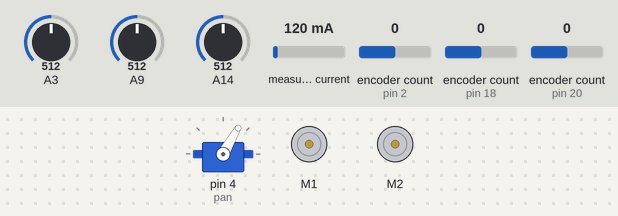
A sketch run on a simulated Arduino Mega 2560, built with avr-gcc and run on an emulated ATmega2560. Shown: servo, 2 × DC motor (green arrow = forward, orange = backward, longer = faster). The inputs (shaded band) are chosen by the test bench; at power-on: A14 = 512, A3 = 512, A9 = 512, measured current 120 mA, encoder count (sensors on pin 2, pin 18, pin 20) 0.

Above: at 1.4 s.
1.5 s: A14 set to 110
At 3.9 s:
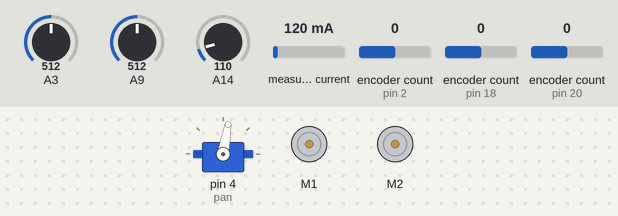
5.2 s: A14 set to 177
At 8.4 s:
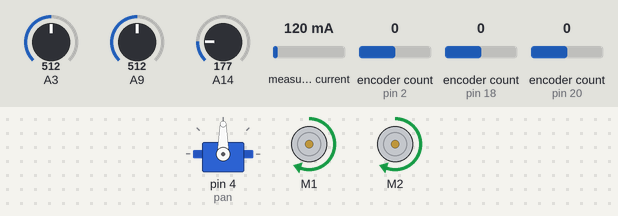
8.9 s: A14 set to 197
Timing chart, 0 to 11.9 s (numbered marks = the images above; inputs shaded):
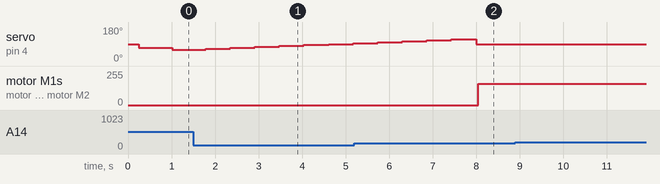

The sketch:

Dec4_Jackie_Plot.ino
```cpp
//Created Conor Lyman 10 June 2015
//Last Update: 4 December 2015
/*Program has robot drive until it approaches object, then turn and continue driving.
Information is sent over Xbee and plotted in MATLAB or Python */

#include "DualVNH5019MotorShield.h"
#include "Encoder.h"
#include <Servo.h>
#include "RunningMedian.h"
#include <Wire.h>
#include <Adafruit_INA219.h>

#define ARRAY_SIZE 57 // Size of arrays that store IR sensor data

// Strings to send over XBee
String index; //Indicates whether robot is moving straight or turning
String dist;
String encoder1;
String encoder2;
String encoder3;
String turn; //Data readings are converted to strings when sent over Xbee
String voltsSolar; //Stores voltage reading of solar panel
String voltsThermo;
String Servoangle; //Stores angle of pan servo
String time;

Servo pan;
Encoder enc1(2,3); //motor 1 encoder pins
Encoder enc2(18,19); //motor 2 encoder pins
Encoder enc3(20,21); //motor 3 encoder pins
DualVNH5019MotorShield md(22, 23, 24, A7, 28, 26, 25, A8); //pin assignments: (INA1, INB1, EN1DIAG1, CS1, INA2, INB2, EN2DIAG2, CS2)
RunningMedian readings = RunningMedian(5); //Define that taking 5 readings
Adafruit_INA219 ina219; //Current sensor

int i = 0;
int j = 0;

// IR sensor
float distances[ARRAY_SIZE] = {4, 5.19666666666667, 6.25666666666667, 7.22333333333333, 8.22333333333333, 9.19333333333333, 10.2133333333333, 11.2133333333333, 12.2133333333333, 13.1733333333333, 14.2133333333333, 15.2333333333333, 16.2333333333333, 17.2166666666667, 18.2033333333333, 19.2, 20.25,  21.2666666666667, 22.2066666666667, 23.2133333333333, 24.1966666666667, 25.24,  26.2066666666667, 27.2, 28.16,  29.2033333333333, 30.21,  31.2333333333333, 32.19,  33.19,  34.2, 35.2266666666667, 36.25,  37.21,  38.2266666666667, 39.165, 40.24,  41.21,  42.2033333333333, 43.19,  44.2233333333333, 45.25,  46.2366666666667, 47.2366666666667, 48.2066666666667, 49.2, 50.25,  51.2733333333333, 52.2233333333333, 53.2466666666667, 54.2033333333333, 55.2566666666667, 56.24,  57.24,  58.2066666666667, 59.2166666666667, 60.26};
float voltages[ARRAY_SIZE] = {3.58666666666667,  2.92666666666667, 2.52, 2.27333333333333, 2.03666666666667, 1.86333333333333, 1.73666666666667, 1.61666666666667, 1.53333333333333, 1.46333333333333, 1.40333333333333, 1.32666666666667, 1.28666666666667, 1.24333333333333, 1.21, 1.17, 1.15, 1.11333333333333, 1.09, 1.06333333333333, 1.04333333333333, 1.02666666666667, 1.01, 0.983333333333333,  0.97, 0.96, 0.94, 0.93, 0.91, 0.903333333333333,  0.893333333333333,  0.883333333333333,  0.87, 0.86, 0.85, 0.84, 0.84, 0.83, 0.813333333333333,  0.816666666666667,  0.8,  0.8,  0.796666666666667,  0.79, 0.783333333333333,  0.78, 0.776666666666667,  0.77, 0.766666666666667,  0.76, 0.763333333333333,  0.756666666666667,  0.75, 0.75, 0.74, 0.74, 0.74};
float distanceToObject = 0; //stores distance to an object as read by the IR sensor
float m;
float reading = 0;
float median = 0;

// Encoders
float enc1SCount = 0; // encPos1 - oldCount1. Gives distance travelled since last reading
float enc2SCount = 0;
float enc3SCount = 0;
float enc1TCount = 0; // Encoder counts when robot is turning
float enc2TCount = 0;
float enc3TCount = 0;
float encTotalTCount = 0; // Average of three encoder readings when turning
float angleTurned = 0; // Angle robot has turned based on encTotalTCount
int oldCount1 = 0; // Previous encoder count when driving straight
int oldCount2 = 0;
int oldCount3 = 0;
int encPos1; // Reading of encoders
int encPos2;
int encPos3;

// Speeds
int turnSpeed = 250; // Turning speed
int straightSpeed = 100; // Straight driving speed

// Panning
int pos_pan = 90; // Starting position of pan (90 degrees is straight)
float pan_angle; // Stores pan angle
int servoTurn = 0; // Variable to tell servo which direction to pan in

// Turning
float isObstacle = 0;
int countsDegree = 120; // Encoder counts per degree
int turnAngle = 90 * countsDegree; // Counts in 90 degrees

// Energy harvesting/monitoring
float voltageSolar = 0; // Measured voltage from solar panel.
float current_mA = 0; //stores current reading from sensor for 5V
float M1Current = 0; //Motor 1 current
float M2Current = 0; //Motor 2 current

void setup() {
  pan.attach(4);
  pan.write(pos_pan); //begin pointing straight
  pan_angle = pan.read(); //pan starts at 90 degrees
  Serial3.begin(38400);
  md.init();
  delay(200);
  enc1.write(0);
  enc2.write(0);
  enc3.write(0);
  uint32_t currentFrequency; //current sensor initialization
  ina219.begin();
  ina219.setCalibration_32V_1A();
}

void loop() {
  time = String(long(millis())); //begin timing
  dynamicPan();
  if (distanceToObject > 20 || distanceToObject < 4) {
    driveStraight();
  }
  else if (distanceToObject <= 20 && distanceToObject >= 4) {
    brake();
    stationaryPan();
    if (isObstacle == 1) { robotTurn(); }
    delay(200);
    distanceSense();
  }
  stopIfFault();
}


void driveStraight() { //only sends encoder counts traversed since last data reading.
  md.setM1Speed(-straightSpeed);
  md.setM2Speed(straightSpeed);
  delay(50);
  encPos1 = abs(enc1.read());
  encPos2 = abs(enc2.read());
  encPos3 = abs(enc3.read());
  enc1SCount = encPos1 - oldCount1;
  enc2SCount = encPos2 - oldCount2;
  enc3SCount = encPos3 - oldCount3;
  oldCount1 = encPos1;
  oldCount2 = encPos2;
  oldCount3 = encPos3;
  delay(50);
  data(1); //(1) indicates straight motion in data
}


void brake() { //must read encoders in brake function to account for encoder counts while slowing down.
  md.setM1Brake(400);
  md.setM2Brake(400);
  encPos1 = abs(enc1.read());
  encPos2 = abs(enc2.read());
  encPos3 = abs(enc3.read());
  enc1SCount = encPos1 - oldCount1;
  enc2SCount = encPos2 - oldCount2;
  enc3SCount = encPos3 - oldCount3;
  time = String(long(millis())); //continue reading time when stationary panning.
  data(0); //(0) indicates robot is stationary.
  enc1.write(0); //reset encoders for next motion.
  enc2.write(0);
  enc3.write(0);
  enc1SCount = 0;
  enc2SCount = 0;
  enc3SCount = 0;
  oldCount1 = 0;
  oldCount2 = 0;
  oldCount3 = 0;
  delay(500);
}


void robotTurn() {
  pos_pan = 90;
  pan.write(pos_pan); //reset pan position
  delay(50);
  pan.detach(); //servo was moving during turning unless detached
  servoTurn = 0;
  while (encTotalTCount < turnAngle) {
    time = String(long(millis()));
    md.setM1Speed(turnSpeed);
    md.setM2Speed(turnSpeed);
    enc1TCount = abs(enc1.read());
    enc2TCount = abs(enc2.read());
    encTotalTCount = (enc1TCount + enc2TCount) / 2;
  }
  md.setM1Brake(400);
  md.setM2Brake(400);
  data(3);
  enc1.write(0);
  enc2.write(0);
  enc3.write(0);
  encTotalTCount = 0;
}


void dynamicPan() { //panning while driving
  delay(50);
  if (pan.attached() == false) { //if the servo has been detached (from turning), reattach it
    pan.attach(4);
    delay(50);
  }
  if (servoTurn == 0) { //0 indicates panning to robot's left
    pos_pan -= 20; //pan by increments of 15 degrees to the left
    pan.write(pos_pan);
    pan_angle = pan.read();
    delay(50);
    distanceSense();
    if (pos_pan == 70) { servoTurn = 1; } //begin panning to the right when pan angle reaches 70 degrees
  }
  else if (servoTurn == 1) { //1 indicates panning to robot's right
    pos_pan += 20; //pan by increments of 15 degrees to the right.
    pan.write(pos_pan);
    pan_angle = pan.read();
    delay(50);
    distanceSense();
    if (pos_pan == 110) { servoTurn = 0; } //begin panning to the left when pan angle reaches 110 degrees
  }
}


void stationaryPan() { //panning while robot is stationary
  median = 0;
  isObstacle = 0;
  if (pan.attached() == false) {
    pan.attach(4);
    delay(50);
  }
  for (pos_pan = 60; pos_pan < 120; pos_pan = pos_pan + 5) { //pan by increments of 5 degrees.
    pan.write(pos_pan);
    pan_angle = pan.read();
    delay(100);
    while(j < 5) //take 5 distance readings and store them in array "readings"
    {
      distanceSense();
      readings.add(distanceToObject);
      j++;
      if(j == 5) //once 5 distance readings are taken, find the median of the 5 readings.
      {
        median = readings.getMedian();
        if (median < 20 && median > 4 && isObstacle == 0) { isObstacle = 1; }
        distanceToObject = median;
        time = String(long(millis())); //continue reading time when stationary panning.
        data(2); //(2) indicates stationary panning.
        readings.clear(); //reset "readings" array.
      }
    }
    j = 0; //reset counter
    delay(100);
    }
    pos_pan = 90;
}


void distanceSense() {
  reading = analogRead(A14);
  delay(50);
  reading = reading * 5 / 1024; //convert reading to a voltage between 0 and 5
  if (reading < 0.9 || reading > 3.8) {
    distanceToObject = 0;
    return;
  }
  delay(50);
  for (i = 0; i <= ARRAY_SIZE; i++){
    if (reading >= voltages[i] && i > 0) {
      m = (distances[i] - distances[i-1]) / (voltages[i] - voltages[i-1]); // inverse of slope of linear interpolation line
      distanceToObject = (m)*reading - (m)*voltages[i-1] + distances[i-1];
      distanceToObject = float(distanceToObject);
      break;
    }
  }
  if (reading > voltages[i] && i == ARRAY_SIZE) {
    Serial3.println("Something went wrong!!!");
  }
  i = 0;
}


void data(int motParam) {

  // Read voltage of solar panel
  int solarSensorValue = analogRead(A3);
  float voltageSolar = solarSensorValue * (5.0 / 1023.0);
  voltsSolar = String(float(voltageSolar),4);
  int thermoSensorValue = analogRead(A9);
  float voltageThermo = thermoSensorValue * (5.0 / 1023.0);
  voltsThermo = String(float(voltageThermo),4);

  //Current reading
  current_mA = ina219.getCurrent_mA();
  String current = String(float(current_mA), 4);
  M1Current = md.getM1CurrentMilliamps();
  M2Current = md.getM2CurrentMilliamps();
  String motor1current = String(float(M1Current), 4);
  String motor2current = String(float(M2Current), 4);

  index = String(int(motParam)); //0 = brake, 1 = forward, 2 = stationary panning, 3 = turning

  //Distance from obstacle
  dist = String(float(distanceToObject));
  if (dist.length() == 4) { dist = 00 + dist; }
  if (dist.length() == 5) { dist = 0 + dist; }

  //Encoder data used to determine distance traveled straight
  encoder1 = String(abs(int(enc1SCount)));
  encoder2 = String(abs(int(enc2SCount)));
  encoder3 = String(abs(int(enc3SCount)));
  if (encoder1.length() == 1) { encoder1 = 000000 + encoder1; }
  if (encoder1.length() == 2) { encoder1 = 00000 + encoder1; }
  if (encoder1.length() == 3) { encoder1 = 0000 + encoder1; }
  if (encoder1.length() == 4) { encoder1 = 000 + encoder1; }
  if (encoder1.length() == 5) { encoder1 = 00 + encoder1; }
  if (encoder1.length() == 6) { encoder1 = 0 + encoder1; }
  if (encoder2.length() == 1) { encoder2 = 000000 + encoder2; }
  if (encoder2.length() == 2) { encoder2 = 00000 + encoder2; }
  if (encoder2.length() == 3) { encoder2 = 0000 + encoder2; }
  if (encoder2.length() == 4) { encoder2 = 000 + encoder2; }
  if (encoder2.length() == 5) { encoder2 = 00 + encoder2; }
  if (encoder2.length() == 6) { encoder2 = 0 + encoder2; }
  if (encoder3.length() == 1) { encoder3 = 000000 + encoder3; }
  if (encoder3.length() == 2) { encoder3 = 00000 + encoder3; }
  if (encoder3.length() == 3) { encoder3 = 0000 + encoder3; }
  if (encoder3.length() == 4) { encoder3 = 000 + encoder3; }
  if (encoder3.length() == 5) { encoder3 = 00 + encoder3; }
  if (encoder3.length() == 6) { encoder3 = 0 + encoder3; }

  //Caculate number of degrees turned
  angleTurned = encTotalTCount / countsDegree;
  turn = String(int(abs(angleTurned)));
  if (turn.length() == 1) { turn = 000 + turn; }
  if (turn.length() == 2) { turn = 00 + turn; }
  if (turn.length() == 3) { turn = 0 + turn; }

  //Angle of servo pan
  Servoangle = String(float(pan_angle));
  if (Servoangle.length() == 4) { Servoangle = 00 + Servoangle; }
  if (Servoangle.length() == 5) { Servoangle = 0 + Servoangle; }

  if(time.length() == 1) { time = 000000 + time; }
  if(time.length() == 2) { time = 00000 + time; }
  if(time.length() == 3) { time = 0000 + time; }
  if(time.length() == 4) { time = 000 + time; }
  if(time.length() == 5) { time = 00 + time; }
  if(time.length() == 6) { time = 0 + time; }

  //print everything
  Serial3.print(index + " ");
  Serial3.print(dist + " ");
  Serial3.print(encoder1 + " ");
  Serial3.print(encoder2 + " ");
  Serial3.print(encoder3 + " ");
  Serial3.print(turn + " ");
  Serial3.print(voltsSolar + " ");
  Serial3.print(voltsThermo + " ");
  Serial3.print(current + " ");
  Serial3.print(motor1current + " ");
  Serial3.print(motor2current + " ");
  Serial3.print(Servoangle + " ");
  Serial3.println(time);

  delay(100);
}


void stopIfFault()      //another mechanism besides the Serial Monitor needs to be used to signify a motor fault if the Arduino is not plugged into a computer.
                        //possibly use the XBees to make it show up on the laptop screen.
  {
    if (md.getM1Fault())
    {
      Serial.println("M1 fault");
      while(1);
    }
    if (md.getM2Fault())
    {
      Serial.println("M2 fault");
      while(1);
    }
  }
```

Measured:
- after the input at 8.9 s, every drawn part: stays the same
